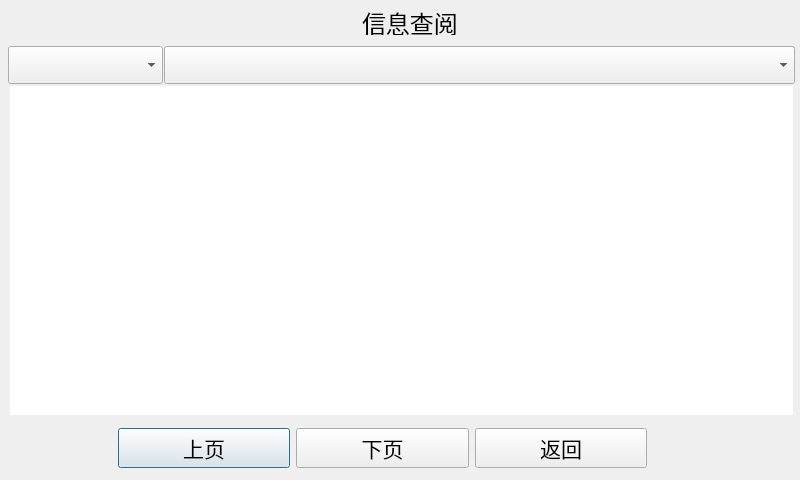
<?xml version="1.0" encoding="UTF-8"?>
<ui version="4.0">
 <class>DialogSMSToDriver</class>
 <widget class="QDialog" name="DialogSMSToDriver">
  <property name="geometry">
   <rect>
    <x>0</x>
    <y>0</y>
    <width>800</width>
    <height>480</height>
   </rect>
  </property>
  <property name="windowTitle">
   <string>Dialog</string>
  </property>
  <widget class="QComboBox" name="combox_sms">
   <property name="geometry">
    <rect>
     <x>164</x>
     <y>46</y>
     <width>631</width>
     <height>38</height>
    </rect>
   </property>
   <property name="font">
    <font>
     <pointsize>18</pointsize>
    </font>
   </property>
  </widget>
  <widget class="QComboBox" name="combox_smssource">
   <property name="geometry">
    <rect>
     <x>8</x>
     <y>46</y>
     <width>155</width>
     <height>38</height>
    </rect>
   </property>
   <property name="sizePolicy">
    <sizepolicy hsizetype="Fixed" vsizetype="Fixed">
     <horstretch>0</horstretch>
     <verstretch>0</verstretch>
    </sizepolicy>
   </property>
   <property name="font">
    <font>
     <pointsize>18</pointsize>
    </font>
   </property>
   <property name="layoutDirection">
    <enum>Qt::LeftToRight</enum>
   </property>
   <property name="sizeAdjustPolicy">
    <enum>QComboBox::AdjustToContentsOnFirstShow</enum>
   </property>
  </widget>
  <widget class="QLabel" name="label">
   <property name="geometry">
    <rect>
     <x>362</x>
     <y>10</y>
     <width>225</width>
     <height>25</height>
    </rect>
   </property>
   <property name="font">
    <font>
     <pointsize>18</pointsize>
    </font>
   </property>
   <property name="text">
    <string>信息查阅</string>
   </property>
  </widget>
  <widget class="QTextEdit" name="textEdit">
   <property name="geometry">
    <rect>
     <x>10</x>
     <y>86</y>
     <width>783</width>
     <height>329</height>
    </rect>
   </property>
   <property name="palette">
    <palette>
     <active>
      <colorrole role="Button">
       <brush brushstyle="SolidPattern">
        <color alpha="255">
         <red>170</red>
         <green>255</green>
         <blue>127</blue>
        </color>
       </brush>
      </colorrole>
      <colorrole role="Midlight">
       <brush brushstyle="SolidPattern">
        <color alpha="255">
         <red>255</red>
         <green>255</green>
         <blue>0</blue>
        </color>
       </brush>
      </colorrole>
      <colorrole role="Base">
       <brush brushstyle="SolidPattern">
        <color alpha="255">
         <red>255</red>
         <green>255</green>
         <blue>255</blue>
        </color>
       </brush>
      </colorrole>
      <colorrole role="Window">
       <brush brushstyle="SolidPattern">
        <color alpha="255">
         <red>255</red>
         <green>255</green>
         <blue>0</blue>
        </color>
       </brush>
      </colorrole>
      <colorrole role="AlternateBase">
       <brush brushstyle="SolidPattern">
        <color alpha="255">
         <red>85</red>
         <green>255</green>
         <blue>127</blue>
        </color>
       </brush>
      </colorrole>
     </active>
     <inactive>
      <colorrole role="Button">
       <brush brushstyle="SolidPattern">
        <color alpha="255">
         <red>170</red>
         <green>255</green>
         <blue>127</blue>
        </color>
       </brush>
      </colorrole>
      <colorrole role="Midlight">
       <brush brushstyle="SolidPattern">
        <color alpha="255">
         <red>255</red>
         <green>255</green>
         <blue>0</blue>
        </color>
       </brush>
      </colorrole>
      <colorrole role="Base">
       <brush brushstyle="SolidPattern">
        <color alpha="255">
         <red>255</red>
         <green>255</green>
         <blue>255</blue>
        </color>
       </brush>
      </colorrole>
      <colorrole role="Window">
       <brush brushstyle="SolidPattern">
        <color alpha="255">
         <red>255</red>
         <green>255</green>
         <blue>0</blue>
        </color>
       </brush>
      </colorrole>
      <colorrole role="AlternateBase">
       <brush brushstyle="SolidPattern">
        <color alpha="255">
         <red>85</red>
         <green>255</green>
         <blue>127</blue>
        </color>
       </brush>
      </colorrole>
     </inactive>
     <disabled>
      <colorrole role="Button">
       <brush brushstyle="SolidPattern">
        <color alpha="255">
         <red>170</red>
         <green>255</green>
         <blue>127</blue>
        </color>
       </brush>
      </colorrole>
      <colorrole role="Midlight">
       <brush brushstyle="SolidPattern">
        <color alpha="255">
         <red>255</red>
         <green>255</green>
         <blue>0</blue>
        </color>
       </brush>
      </colorrole>
      <colorrole role="Base">
       <brush brushstyle="SolidPattern">
        <color alpha="255">
         <red>255</red>
         <green>255</green>
         <blue>0</blue>
        </color>
       </brush>
      </colorrole>
      <colorrole role="Window">
       <brush brushstyle="SolidPattern">
        <color alpha="255">
         <red>255</red>
         <green>255</green>
         <blue>0</blue>
        </color>
       </brush>
      </colorrole>
      <colorrole role="AlternateBase">
       <brush brushstyle="SolidPattern">
        <color alpha="255">
         <red>85</red>
         <green>255</green>
         <blue>127</blue>
        </color>
       </brush>
      </colorrole>
     </disabled>
    </palette>
   </property>
   <property name="font">
    <font>
     <family>微软雅黑</family>
     <pointsize>14</pointsize>
     <weight>50</weight>
     <bold>false</bold>
    </font>
   </property>
   <property name="frameShape">
    <enum>QFrame::NoFrame</enum>
   </property>
   <property name="readOnly">
    <bool>true</bool>
   </property>
  </widget>
  <widget class="QWidget" name="">
   <property name="geometry">
    <rect>
     <x>118</x>
     <y>428</y>
     <width>529</width>
     <height>40</height>
    </rect>
   </property>
   <layout class="QHBoxLayout" name="horizontalLayout">
    <item>
     <widget class="QPushButton" name="btn_previous">
      <property name="font">
       <font>
        <pointsize>16</pointsize>
       </font>
      </property>
      <property name="text">
       <string>上页</string>
      </property>
     </widget>
    </item>
    <item>
     <widget class="QPushButton" name="btn_next">
      <property name="font">
       <font>
        <pointsize>16</pointsize>
       </font>
      </property>
      <property name="text">
       <string>下页</string>
      </property>
     </widget>
    </item>
    <item>
     <widget class="QPushButton" name="btn_return">
      <property name="font">
       <font>
        <pointsize>16</pointsize>
       </font>
      </property>
      <property name="text">
       <string>返回</string>
      </property>
     </widget>
    </item>
   </layout>
  </widget>
 </widget>
 <resources/>
 <connections/>
</ui>
